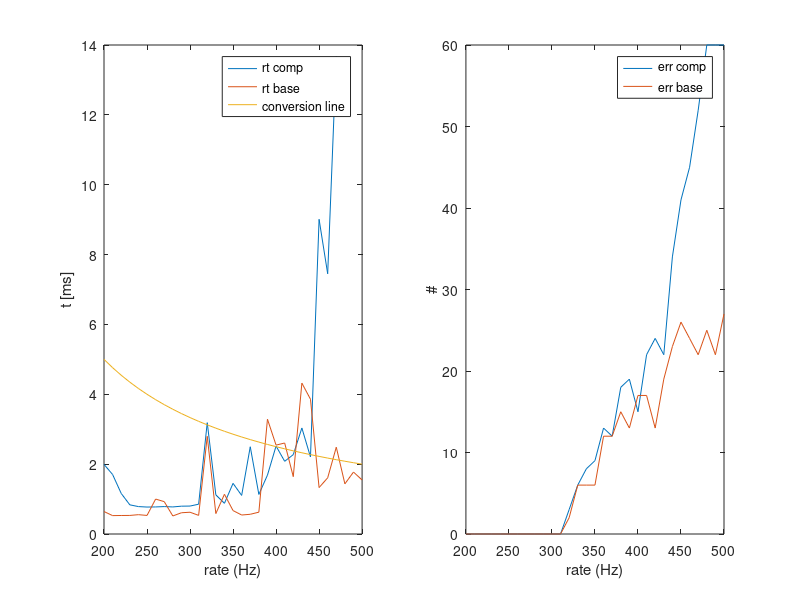

The MATLAB script that drew this image:
%% Confronto zoommato
clear all; close all;

load('vec_mean_1cpu.mat'); load('vec_mean_2cpu.mat'); load('hyp_confronto.mat');

plot(vec_mean_1cpu(:,1),vec_mean_1cpu(:,2));
hold on;
plot(vec_mean_2cpu(:,1),vec_mean_2cpu(:,2));
plot(hyp_confronto(:,1), hyp_confronto(:,2));

legend('comp scenario', 'base scenario');
xlabel('rate [Hz]');
ylabel('rt [ms]')

%% Confronto non zoommato
clear all; close all;

load('vec_mean_large_1cpu.mat'); load('vec_mean_large_2cpu.mat'); load('hyp_confronto_large.mat');
subplot(1,2,1);
plot(vec_mean_large_cpu1(:,1),vec_mean_large_cpu1(:,2));
hold on;
plot(vec_mean_large_cpu2(:,1),vec_mean_large_cpu2(:,2));
plot(hyp_confronto(:,1), hyp_confronto(:,2));
legend('rt comp', 'rt base', 'conversion line');
xlabel('rate (Hz)');
ylabel('t [ms]');
%% Add error

load('error_acqui_large_cpu1.mat'); load('error_acqui_large_cpu2.mat');
subplot(1,2,2);
plot(error_acqui_cpu1(:,1), error_acqui_cpu1(:,2));
hold on;
plot(error_acqui_cpu2(:,1), error_acqui_cpu2(:,2));
legend( 'err comp', 'err base');
xlabel('rate (Hz)');
ylabel('#');

